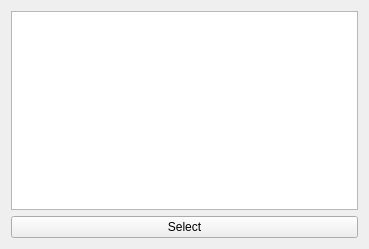
<?xml version="1.0" encoding="UTF-8"?>
<ui version="4.0">
 <class>MainWindow</class>
 <widget class="QWidget" name="MainWindow">
  <property name="geometry">
   <rect>
    <x>0</x>
    <y>0</y>
    <width>369</width>
    <height>249</height>
   </rect>
  </property>
  <property name="windowTitle">
   <string>MainWindow</string>
  </property>
  <layout class="QVBoxLayout" name="verticalLayout">
   <item>
    <widget class="QTableView" name="m_tableView"/>
   </item>
   <item>
    <widget class="QPushButton" name="m_pushButtonSelect">
     <property name="text">
      <string>Select</string>
     </property>
    </widget>
   </item>
   <item>
    <layout class="QHBoxLayout" name="horizontalLayout"/>
   </item>
  </layout>
 </widget>
 <layoutdefault spacing="6" margin="11"/>
 <resources/>
 <connections/>
</ui>
